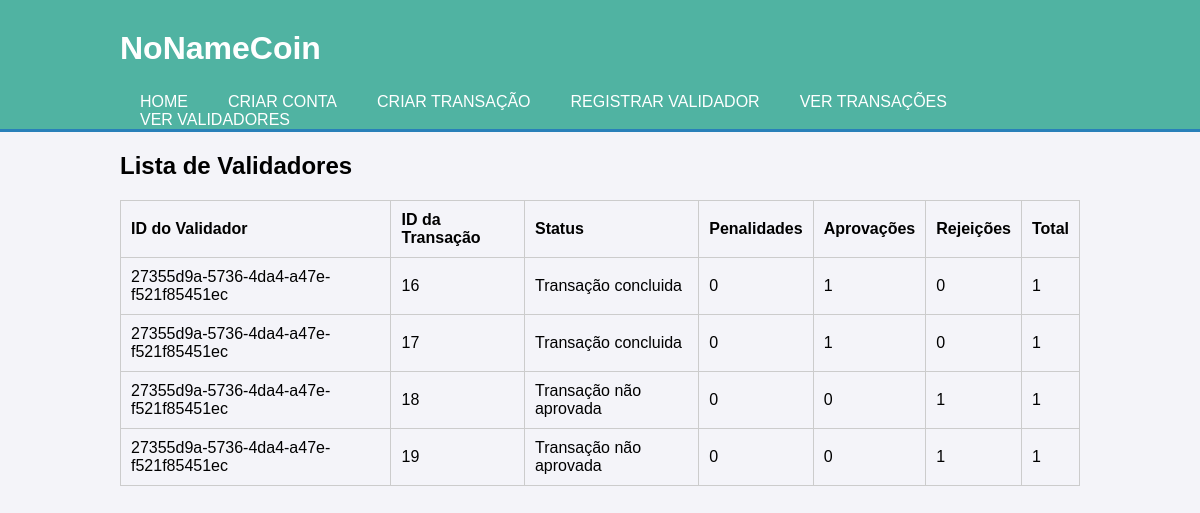
Before: /view_validators with the older database file.
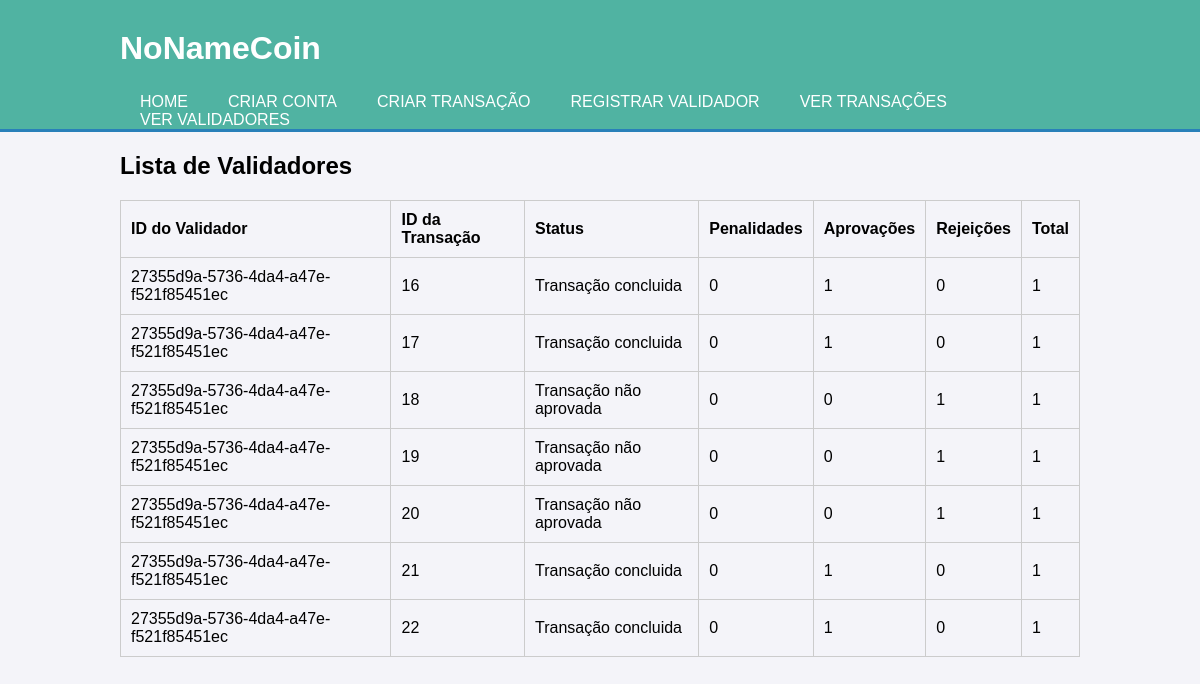
After: the same page with the newer database file.
### tables this page shows
CREATE TABLE validator_history (
                      validator_id TEXT NOT NULL,
                      transaction_id INTEGER NOT NULL,
                      validation_status INTEGER,
                      penalty INTEGER DEFAULT 0, approvals INTEGER, rejections INTEGER, total INTEGER DEFAULT 1,
                      FOREIGN KEY (validator_id) REFERENCES validators (validator_id),
                      FOREIGN KEY (transaction_id) REFERENCES transactions (transaction_id));

### app.py (the view)
@app.route('/view_validators')
def view_validators():
    try:
        conn = sqlite3.connect(db_name)
        cursor = conn.cursor()
        cursor.execute("SELECT * FROM validator_history")
        validators = cursor.fetchall()
        conn.close()
        return render_template('view_validators.html', validators=validators)
    except Exception as e:
        return jsonify({"status": "error", "message": str(e)}), 500

### templates/view_validators.html (shortened to what this page needs)
<!DOCTYPE html>
<html lang="en">
<head>
    <link rel="stylesheet" type="text/css" href="{{ url_for('static', filename='style.css') }}">
</head>
<body>
    <header>
        <div class="container">
            <div id="branding">
                <h1>NoNameCoin</h1>
            </div>
            <nav>
                <ul>
                    <li><a href="/">Home</a></li>
                    <li><a href="/create_account">Criar Conta</a></li>
                    <li><a href="/create_trans">Criar Transação</a></li>
                    <li><a href="/register_validator">Registrar Validador</a></li>
                    <li><a href="/view_transactions">Ver Transações</a></li>
                    <li><a href="/view_validators">Ver Validadores</a></li>
                </ul>
            </nav>
        </div>
    </header>
    <div class="container">
        <h2>Lista de Validadores</h2>
        <table>
            <tr>
                <th>ID do Validador</th>
                <th>ID da Transação</th>
                <th>Status</th>
                <th>Penalidades</th>
                <th>Aprovações</th>
                <th>Rejeições</th>
                <th>Total</th>
            </tr>
            {% for validator in validators %}
            <tr>
                <td>{{ validator[0] }}</td>
                <td>{{ validator[1] }}</td>
                <td>{{ 'Transação concluida' if validator[2] == 1 else 'Transação não aprovada' }}</td>
                <td>{{ validator[3] }}</td>
                <td>{{ validator[4] }}</td>
                <td>{{ validator[5] }}</td>
                <td>{{ validator[6] }}</td>
            </tr>
            {% endfor %}
        </table>
    </div>
</body>
</html>

### static/style.css (style rules this page uses)
body { font-family: Arial, sans-serif; background-color: #f4f4f9; margin: 0; padding: 0; }
.container { width: 80%; margin: 0 auto; overflow: hidden; }
header { background: #50b3a2; color: #fff; padding-top: 30px; min-height: 70px; border-bottom: #2980b9 3px solid; }
header a { color: #fff; text-decoration: none; text-transform: uppercase; font-size: 16px; }
header ul { padding: 0; list-style: none; }
header ul li { float: left; display: inline; padding: 0 20px 0 20px; }
header #branding { float: left; }
header #branding h1 { margin: 0; }
header nav { float: right; margin-top: 10px; }
a { color: #50b3a2; }
table { width: 100%; margin-top: 20px; border-collapse: collapse; }
table, th, td { border: 1px solid #ccc; }
th, td { padding: 10px; text-align: left; }
th { background: #f4f4f9; }

Changed rows visible on the page:
added validator_history: validator "27355d9a-5736-4da4-a47e-f521f85451ec", transaction "20", validation_status "Transação não aprovada", penalty "0", approvals "0", rejections "1", total "1"
added validator_history: validator "27355d9a-5736-4da4-a47e-f521f85451ec", transaction "21", validation_status "Transação concluida", penalty "0", approvals "1", rejections "0", total "1"
added validator_history: validator "27355d9a-5736-4da4-a47e-f521f85451ec", transaction "22", validation_status "Transação concluida", penalty "0", approvals "1", rejections "0", total "1"
